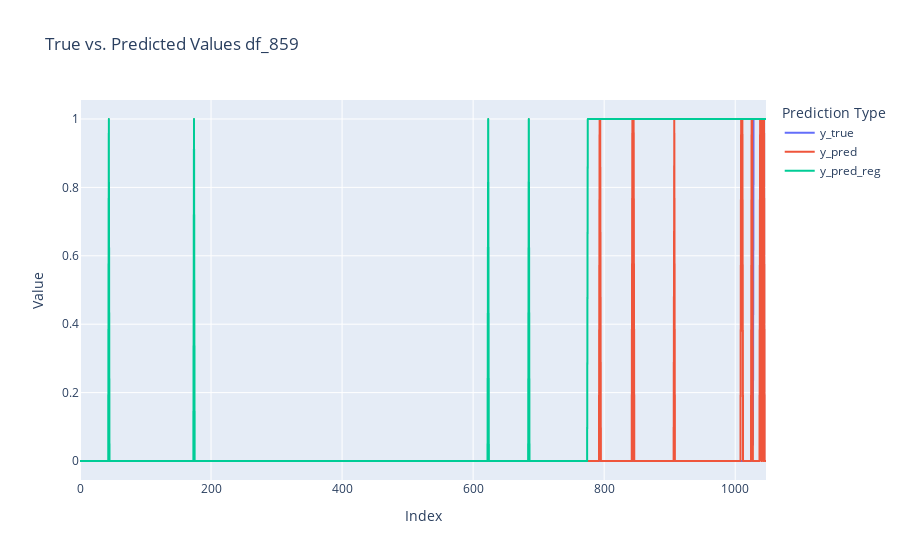

Source (notebook cell):
### Markdown cell above
# 5. Microscopic inspection

### Code cell
columns = ['P_Access', 'P_Filter', 'P_Effluent', 'P_Return', 'Q_Blood_Pump', 
        'Q_Replacement', 'Q_Dialysate', 'Q_PBP', 'Q_Patient_Fluid_Removal', 
        'DeltaP', 'TMP', 'TMPa']

trt = 'df_859'
pred_values = [1,1,1] # Corresponding to [y_true, y_pred, y_pred_reg], 1 to show it 0 to not
feat_to_plot = ['DeltaP', 'TMP']

params = {
    "trt": trt,
    "clot_dict": clot_dict,
    "lag": lag,
    "scaler_loaded": scaler_loaded,
    "model_loaded": model_loaded,
    "columns": columns,
    "pred_values": pred_values,  
    "scaler": "None",
    "feat_to_plot": feat_to_plot 
} 

interactive_plot(params)
time_series_plot(trt, dict_eval, 'DeltaP')

### Figure 1 — Plotly figure (JSON) as saved in the notebook; plotly's stock layout.template omitted (floating-point values rounded to 4 significant figures; data arrays with more than 128 entries replaced by an {"elided": "..."} marker saying what was removed)
{"data": [{"customdata": {"elided": "1048x13 mixed values"}, "hovertemplate": "Index=%{x}<br>Value=%{y}<br>P_Access=%{customdata[0]}<br>P_Filter=%{customdata[1]}<br>P_Effluent=%{customdata[2]}<br>P_Return=%{customdata[3]}<br>Q_Blood_Pump=%{customdata[4]}<br>Q_Replacement=%{customdata[5]}<br>Q_Dialysate=%{customdata[6]}<br>Q_PBP=%{customdata[7]}<br>Q_Patient_Fluid_Removal=%{customdata[8]}<br>DeltaP=%{customdata[9]}<br>TMP=%{customdata[10]}<br>TMPa=%{customdata[11]}<extra></extra>", "legendgroup": "y_true", "line": {"color": "#636efa", "dash": "solid"}, "marker": {"symbol": "circle"}, "mode": "lines", "name": "y_true", "showlegend": true, "type": "scattergl", "x": {"elided": "1048 int values"}, "xaxis": "x", "y": {"elided": "1048 int values"}, "yaxis": "y"}, {"customdata": {"elided": "1048x13 mixed values"}, "hovertemplate": "Index=%{x}<br>Value=%{y}<br>P_Access=%{customdata[0]}<br>P_Filter=%{customdata[1]}<br>P_Effluent=%{customdata[2]}<br>P_Return=%{customdata[3]}<br>Q_Blood_Pump=%{customdata[4]}<br>Q_Replacement=%{customdata[5]}<br>Q_Dialysate=%{customdata[6]}<br>Q_PBP=%{customdata[7]}<br>Q_Patient_Fluid_Removal=%{customdata[8]}<br>DeltaP=%{customdata[9]}<br>TMP=%{customdata[10]}<br>TMPa=%{customdata[11]}<extra></extra>", "legendgroup": "y_pred", "line": {"color": "#EF553B", "dash": "solid"}, "marker": {"symbol": "circle"}, "mode": "lines", "name": "y_pred", "showlegend": true, "type": "scattergl", "x": {"elided": "1048 int values"}, "xaxis": "x", "y": {"elided": "1048 int values"}, "yaxis": "y"}, {"customdata": {"elided": "1048x13 mixed values"}, "hovertemplate": "Index=%{x}<br>Value=%{y}<br>P_Access=%{customdata[0]}<br>P_Filter=%{customdata[1]}<br>P_Effluent=%{customdata[2]}<br>P_Return=%{customdata[3]}<br>Q_Blood_Pump=%{customdata[4]}<br>Q_Replacement=%{customdata[5]}<br>Q_Dialysate=%{customdata[6]}<br>Q_PBP=%{customdata[7]}<br>Q_Patient_Fluid_Removal=%{customdata[8]}<br>DeltaP=%{customdata[9]}<br>TMP=%{customdata[10]}<br>TMPa=%{customdata[11]}<extra></extra>", "legendgroup": "y_pred_reg", "line": {"color": "#00cc96", "dash": "solid"}, "marker": {"symbol": "circle"}, "mode": "lines", "name": "y_pred_reg", "showlegend": true, "type": "scattergl", "x": {"elided": "1048 int values"}, "xaxis": "x", "y": {"elided": "1048 int values"}, "yaxis": "y"}], "layout": {"legend": {"title": {"text": "Prediction Type"}, "tracegroupgap": 0}, "title": {"text": "True vs. Predicted Values df_859"}, "xaxis": {"anchor": "y", "domain": [0, 1], "title": {"text": "Index"}}, "yaxis": {"anchor": "x", "domain": [0, 1], "title": {"text": "Value"}}}}
